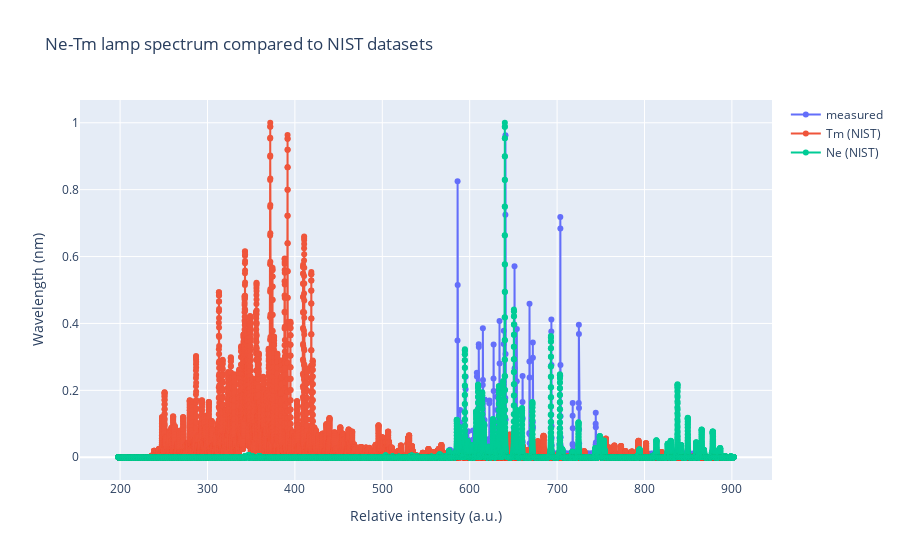

Notebook code for this chart:
### Code cell
import plotly.graph_objects as go

# Create traces
trace1 = go.Scatter(x=measured[0], y=(measured[1]-min(measured[1]))/max(measured[1]), mode='lines+markers', name='measured')
trace2 = go.Scatter(x=Tm[0], y=Tm[1], mode='lines+markers', name='Tm (NIST)')
trace3 = go.Scatter(x=Ne[0], y=Ne[1], mode='lines+markers', name='Ne (NIST)')

# Create the figure
fig = go.Figure()

# Add the traces to the figure
fig.add_trace(trace1)
fig.add_trace(trace2)
fig.add_trace(trace3)

# Add title and labels
fig.update_layout(title='Ne-Tm lamp spectrum compared to NIST datasets',
                  xaxis_title='Relative intensity (a.u.)',
                  yaxis_title='Wavelength (nm)')

# Show the figure
fig.show()

### Figure 1 — Plotly figure (JSON) as saved in the notebook; plotly's stock layout.template omitted (floating-point values rounded to 4 significant figures; data arrays with more than 128 entries replaced by an {"elided": "..."} marker saying what was removed)
{"data": [{"mode": "lines+markers", "name": "measured", "type": "scatter", "x": {"elided": "3648 float values"}, "y": {"elided": "3648 float values"}}, {"mode": "lines+markers", "name": "Tm (NIST)", "type": "scatter", "x": {"elided": "35203 float values"}, "y": {"elided": "35203 float values"}}, {"mode": "lines+markers", "name": "Ne (NIST)", "type": "scatter", "x": {"elided": "35203 float values"}, "y": {"elided": "35203 float values"}}], "layout": {"title": {"text": "Ne-Tm lamp spectrum compared to NIST datasets"}, "xaxis": {"title": {"text": "Relative intensity (a.u.)"}}, "yaxis": {"title": {"text": "Wavelength (nm)"}}}}
